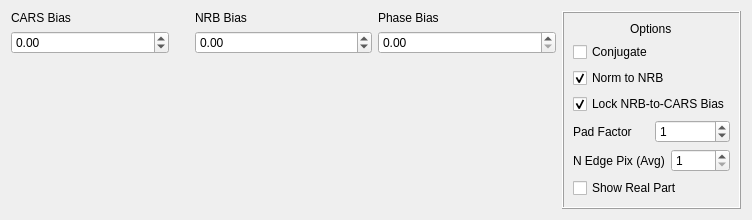
<?xml version="1.0" encoding="UTF-8"?>
<ui version="4.0">
 <class>Form</class>
 <widget class="QWidget" name="Form">
  <property name="geometry">
   <rect>
    <x>0</x>
    <y>0</y>
    <width>752</width>
    <height>215</height>
   </rect>
  </property>
  <property name="windowTitle">
   <string>Form</string>
  </property>
  <property name="styleSheet">
   <string notr="true">font: 10pt &quot;Arial&quot;;</string>
  </property>
  <layout class="QHBoxLayout" name="horizontalLayout">
   <item>
    <layout class="QVBoxLayout" name="verticalLayout_8">
     <property name="rightMargin">
      <number>20</number>
     </property>
     <item alignment="Qt::AlignVCenter">
      <widget class="QLabel" name="label_6">
       <property name="text">
        <string>CARS Bias</string>
       </property>
      </widget>
     </item>
     <item alignment="Qt::AlignVCenter">
      <widget class="QDoubleSpinBox" name="spinBoxCARSBias">
       <property name="minimum">
        <double>-100000.000000000000000</double>
       </property>
       <property name="maximum">
        <double>100000.000000000000000</double>
       </property>
       <property name="value">
        <double>0.000000000000000</double>
       </property>
      </widget>
     </item>
     <item>
      <spacer name="verticalSpacer_2">
       <property name="orientation">
        <enum>Qt::Vertical</enum>
       </property>
       <property name="sizeHint" stdset="0">
        <size>
         <width>20</width>
         <height>40</height>
        </size>
       </property>
      </spacer>
     </item>
    </layout>
   </item>
   <item>
    <layout class="QVBoxLayout" name="verticalLayout">
     <item>
      <widget class="QLabel" name="label_9">
       <property name="text">
        <string>NRB Bias</string>
       </property>
      </widget>
     </item>
     <item>
      <widget class="QDoubleSpinBox" name="spinBoxNRBBias">
       <property name="minimum">
        <double>-100000.000000000000000</double>
       </property>
       <property name="maximum">
        <double>100000.000000000000000</double>
       </property>
      </widget>
     </item>
     <item>
      <spacer name="verticalSpacer">
       <property name="orientation">
        <enum>Qt::Vertical</enum>
       </property>
       <property name="sizeHint" stdset="0">
        <size>
         <width>20</width>
         <height>40</height>
        </size>
       </property>
      </spacer>
     </item>
    </layout>
   </item>
   <item>
    <layout class="QVBoxLayout" name="verticalLayout_4">
     <property name="spacing">
      <number>6</number>
     </property>
     <property name="topMargin">
      <number>0</number>
     </property>
     <item>
      <widget class="QLabel" name="label">
       <property name="text">
        <string>Phase Bias</string>
       </property>
      </widget>
     </item>
     <item>
      <widget class="QDoubleSpinBox" name="spinBoxPhaseLin"/>
     </item>
     <item>
      <spacer name="verticalSpacer_3">
       <property name="orientation">
        <enum>Qt::Vertical</enum>
       </property>
       <property name="sizeHint" stdset="0">
        <size>
         <width>20</width>
         <height>40</height>
        </size>
       </property>
      </spacer>
     </item>
    </layout>
   </item>
   <item>
    <widget class="QFrame" name="frame">
     <property name="frameShape">
      <enum>QFrame::Box</enum>
     </property>
     <property name="frameShadow">
      <enum>QFrame::Raised</enum>
     </property>
     <layout class="QVBoxLayout" name="verticalLayout_5">
      <item alignment="Qt::AlignHCenter|Qt::AlignTop">
       <widget class="QLabel" name="label_4">
        <property name="text">
         <string>Options</string>
        </property>
       </widget>
      </item>
      <item>
       <widget class="QCheckBox" name="checkBoxConjugate">
        <property name="text">
         <string>Conjugate</string>
        </property>
       </widget>
      </item>
      <item>
       <widget class="QCheckBox" name="checkBoxNRBNorm">
        <property name="text">
         <string>Norm to NRB</string>
        </property>
        <property name="checked">
         <bool>true</bool>
        </property>
       </widget>
      </item>
      <item>
       <widget class="QCheckBox" name="checkBoxLockBias">
        <property name="text">
         <string>Lock NRB-to-CARS Bias</string>
        </property>
        <property name="checked">
         <bool>true</bool>
        </property>
       </widget>
      </item>
      <item>
       <layout class="QHBoxLayout" name="horizontalLayout_2">
        <item>
         <widget class="QLabel" name="label_5">
          <property name="text">
           <string>Pad Factor</string>
          </property>
         </widget>
        </item>
        <item>
         <widget class="QSpinBox" name="spinBoxPadFactor">
          <property name="enabled">
           <bool>true</bool>
          </property>
          <property name="keyboardTracking">
           <bool>false</bool>
          </property>
          <property name="maximum">
           <number>30</number>
          </property>
          <property name="value">
           <number>1</number>
          </property>
         </widget>
        </item>
       </layout>
      </item>
      <item>
       <layout class="QHBoxLayout" name="horizontalLayout_3">
        <property name="topMargin">
         <number>0</number>
        </property>
        <item>
         <widget class="QLabel" name="label_2">
          <property name="text">
           <string>N Edge Pix (Avg)</string>
          </property>
         </widget>
        </item>
        <item>
         <widget class="QSpinBox" name="spinBoxEdge">
          <property name="minimum">
           <number>1</number>
          </property>
          <property name="maximum">
           <number>800</number>
          </property>
         </widget>
        </item>
       </layout>
      </item>
      <item>
       <widget class="QCheckBox" name="checkBoxShowReal">
        <property name="text">
         <string>Show Real Part</string>
        </property>
       </widget>
      </item>
      <item>
       <spacer name="verticalSpacer_4">
        <property name="orientation">
         <enum>Qt::Vertical</enum>
        </property>
        <property name="sizeHint" stdset="0">
         <size>
          <width>20</width>
          <height>40</height>
         </size>
        </property>
       </spacer>
      </item>
     </layout>
    </widget>
   </item>
  </layout>
 </widget>
 <resources/>
 <connections/>
</ui>
